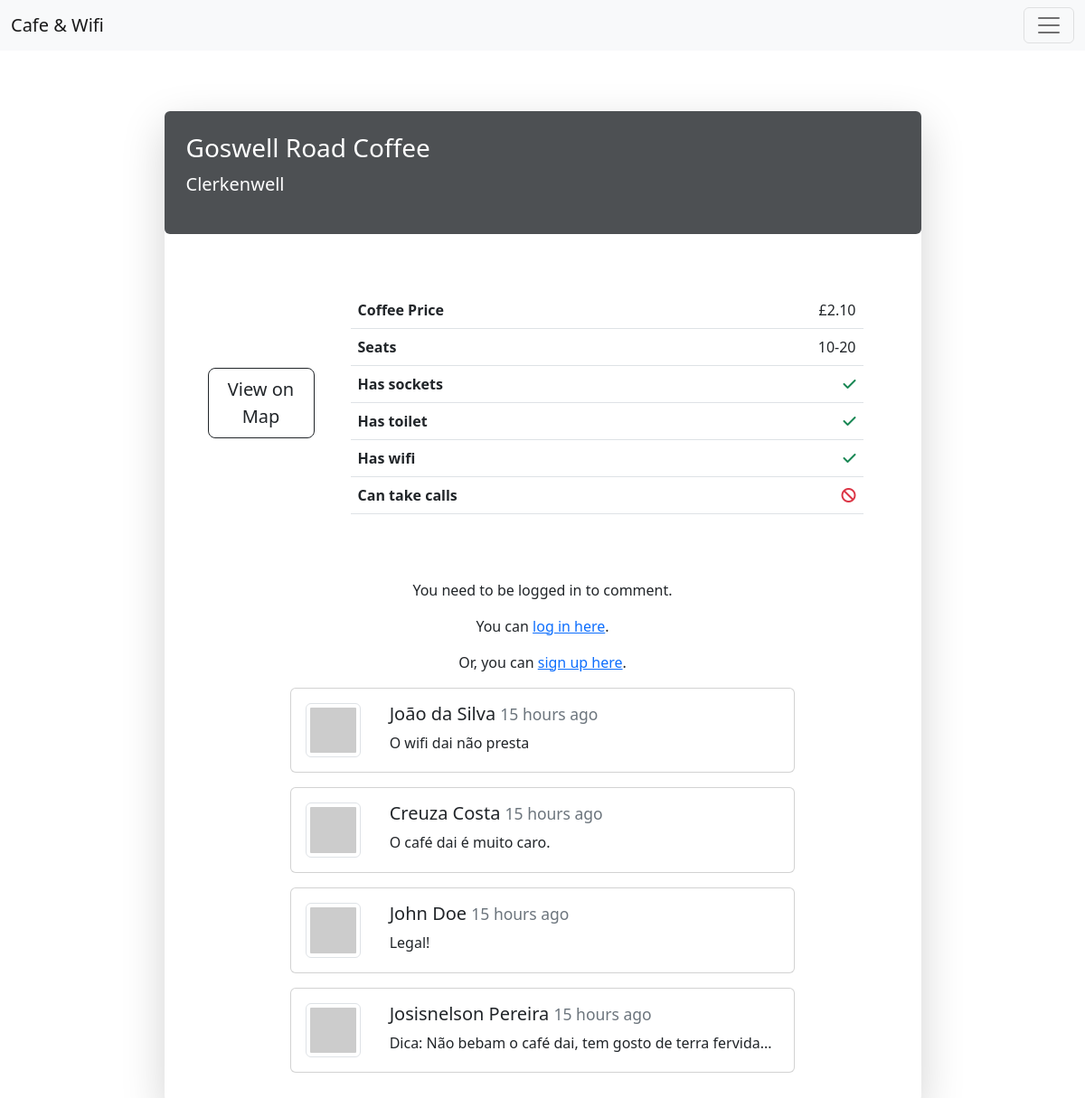
The page /cafe-view/8 on the database its author committed.
### server/models.py (models this page shows, shortened)
class Cafe(db.Model):
    id = db.Column(db.Integer, primary_key=True)
    name = db.Column(db.String(200), unique=True, nullable=False)
    map_url = db.Column(db.String(1000), unique=True, nullable=False)
    img_url = db.Column(db.String(1000), unique=True, nullable=False)
    location = db.Column(db.String(200), nullable=False)
    has_sockets = db.Column(db.Boolean, default=False)
    has_toilet = db.Column(db.Boolean, default=False)
    has_wifi = db.Column(db.Boolean, default=False)
    can_take_calls = db.Column(db.Boolean, default=False)
    seats = db.Column(db.String(10))
    coffee_price = db.Column(db.String(10))
    comments = relationship(
        "Comment",
        back_populates="parent_cafe",
        order_by="desc(Comment.timestamp_create)"
    )

class Comment(db.Model):
    id = db.Column(db.Integer, primary_key=True)
    text = db.Column(db.Text, nullable=False)
    timestamp_create = db.Column(db.String(50), default=formatted_timestamp)
    timestamp_update = db.Column(db.String(50), onupdate=formatted_timestamp)
    author_id = db.Column(db.Integer, db.ForeignKey("user.id"))
    comment_author = relationship("User", back_populates="comments")
    cafe_id = db.Column(db.Integer, db.ForeignKey("cafe.id"))
    parent_cafe = relationship("Cafe", back_populates="comments")

class User(db.Model, UserMixin):
    id = db.Column(db.Integer, primary_key=True)
    email = db.Column(db.String(150), unique=True)
    username = db.Column(db.String(150), unique=True)
    password = db.Column(db.String(150))
    has_admin_privileges = db.Column(db.Boolean, nullable=False)
    comments = relationship("Comment", back_populates="comment_author")

### server/views.py (the view)
@views.route('/cafe-view/<int:cafe_id>', methods=('GET',))
def view_cafe(cafe_id):
    cafe = Cafe.query.get(cafe_id)
    form = CommentForm()
    return render_template('cafe_view.html', cafe=cafe, form=form)

### server/forms.py (called while the page is built)
def my_strip_filter(value):
    if value is not None and hasattr(value, 'strip'):
        return multiple_spaces_regex.sub(' ', value.strip())
    return value

        def bind_field(self, form, unbound_field, options):
            filters = unbound_field.kwargs.get('filters', [])
            filters.append(my_strip_filter)
            return unbound_field.bind(form=form, filters=filters, **options)

### server/templates/cafe_view.html (shortened to what this page needs)
{% extends 'base.html' %}
{% block scripts_and_links %}
    <link
        rel="stylesheet"
        href="https://cdnjs.cloudflare.com/ajax/libs/font-awesome/6.2.1/css/all.min.css"
    />
{% endblock %}
{% block content %}
    {% if cafe %}
        <div class="col-12 col-lg-9 mx-auto my-5 pb-3 rounded shadow-lg">
            <div class="cafe-header d-flex justify-content-between rounded">
                {% if current_user.is_authenticated and current_user.has_admin_privileges %}
                    <div class="text-bg-dark w-100 rounded-start">
                        <h1 class="fs-3">{{ cafe.name }}</h1>
                        <p class="fs-5">{{ cafe.location }}</p>
                    </div>
                    <!--
                    <a href="{{ url_for('views.delete_cafe', cafe_id=cafe.id) }}"></a>
                    -->
                    <button
                        type="button"
                        class="btn btn-danger del-button m-0"
                        id="delete-cafe-button"
                        data-confirm-url="{{ url_for('views.delete_cafe', cafe_id=cafe.id) }}"
                    >Delete</button>
                    <a href="{{ url_for('views.edit_cafe', cafe_id=cafe.id) }}">
                        <button type="button" class="btn btn-secondary edit-button h-100 p-0">Edit</button>
                    </a>
                {% else %}
                    <div class="text-bg-dark w-100 rounded">
                        <h1 class="fs-3">{{ cafe.name }}</h1>
                        <p class="fs-5">{{ cafe.location }}</p>
                    </div>
                {% endif %}
            </div>
            <main class="d-flex flex-row align-items-center cafe-info p-5">
                <div class="me-4">
                    <a href="{{ cafe.map_url }}" target="_blank">
                        <button type="button" class="btn btn-lg btn-outline-dark">View on Map</button>
                    </a>
                </div>
                <table class="table m-3">
                    <tbody>
                        <tr>
                            <th scope="row">Coffee Price</th>
                            <td>{{ cafe.coffee_price }}</td>
                        </tr>
                        <tr>
                            <th scope="row">Seats</th>
                            <td>{{ cafe.seats }}</td>
                        </tr>
                        {% for text, check in (('Has sockets', cafe.has_sockets),
                                               ('Has toilet', cafe.has_toilet),
                                               ('Has wifi', cafe.has_wifi),
                                               ('Can take calls', cafe.can_take_calls)) %}
                            <tr>
                                <th scope="row">{{ text }}</th>
                                <td>
                                    {% if check %}
                                        <span class="fa-solid fa-check text-success"></span>
                                    {% else %}
                                        <span class="fa-solid fa-ban text-danger"></span>
                                    {% endif %}
                                </td>
                            </tr>
                        {% endfor %}
                    </tbody>
                </table>
            </main>
            <div id="comment-section" class="m-2 col-11 col-lg-8 mx-auto">
                {% if current_user.is_authenticated %}
                    <form action="{{ url_for('comments.add_comment', cafe_id=cafe.id) }}" method="POST">
                        {{ form.csrf_token }}
                        <div class="input-group mb-3">
                            {{ form.text(class_="form-control", placeholder=placeholder) }}
                            {{ form.send(class_='input-group-text send-button') }}
                        </div>
                    </form>
                {% else %}
                    <div class="text-center mb-3">
                        <p>
                            You need to be logged in to comment.
                        </p>
                        <p>
                            You can
                            <a
                                href="#"
                                data-bs-toggle="modal"
                                data-bs-target="#login-modal"
                            >log in here</a>.
                        </p>
                        <p>
                            Or, you can
                            <a href="{{ url_for('views.sign_up') }}">sign up here</a>.
                        </p>
                    </div>
                {% endif %}
                <div id="comments">
                    {% if cafe.comments %}
                        {% for comment in cafe.comments %}
                            <div class="comment position-relative card mb-3">
                                <div class="d-flex flex-row g-0">
                                    <div class="col-3 col-md-2 d-grid justify-content-center align-items-start p-3">
                                        <img
                                            src="{{ comment.comment_author.email | gravatar }}"
                                            class="img-thumbnail rounded "
                                            alt="An avatar of user {{ comment.comment_author.username }}."
                                        >
                                    </div>
                                    <div class="col-9 col-md-10">
                                        <div class="card-body">
                                            <h5 class="card-title">
                                                {{ comment.comment_author.username }}
                                                <small class="text-muted elapsed-time">
                                                </small>
                                            </h5>
                                            <p class="card-text">
                                                {{ comment.text }}
                                            </p>
                                        </div>
                                    </div>
                                </div>
                            </div>
                        {% endfor %}
                    {% else %}
                        <h5 class="text-muted text-center my-5 py-1">This cafe doesn't have any comments yet.</h5>
                    {% endif %}
                </div>
            </div>
        </div>
    {% endif %}
{% endblock %}

### server/static/css/styles.css (style rules this page uses)
.btn { transition: all .7s; }
.cafe-header .text-bg-dark { opacity: 0.8; padding: 1.5rem; transition: all 2s; }
.table td { text-align: end; }

### rows shown on the page
Cafe: name "Goswell Road Coffee", location "Clerkenwell", coffee_price "£2.10", seats "10-20", has_sockets True (drawn)
Comment: comment_author.username "João da Silva", text "O wifi dai não presta"
Comment: comment_author.username "Creuza Costa", text "O café dai é muito caro."
Comment: comment_author.username "John Doe", text "Legal!"
Comment: comment_author.username "Josisnelson Pereira", text "Dica: Não bebam o café dai, tem gosto de terra fervida..."

### other values the page prints
{{ text }} "Has sockets" "Has toilet" "Has wifi" "Can take calls"
